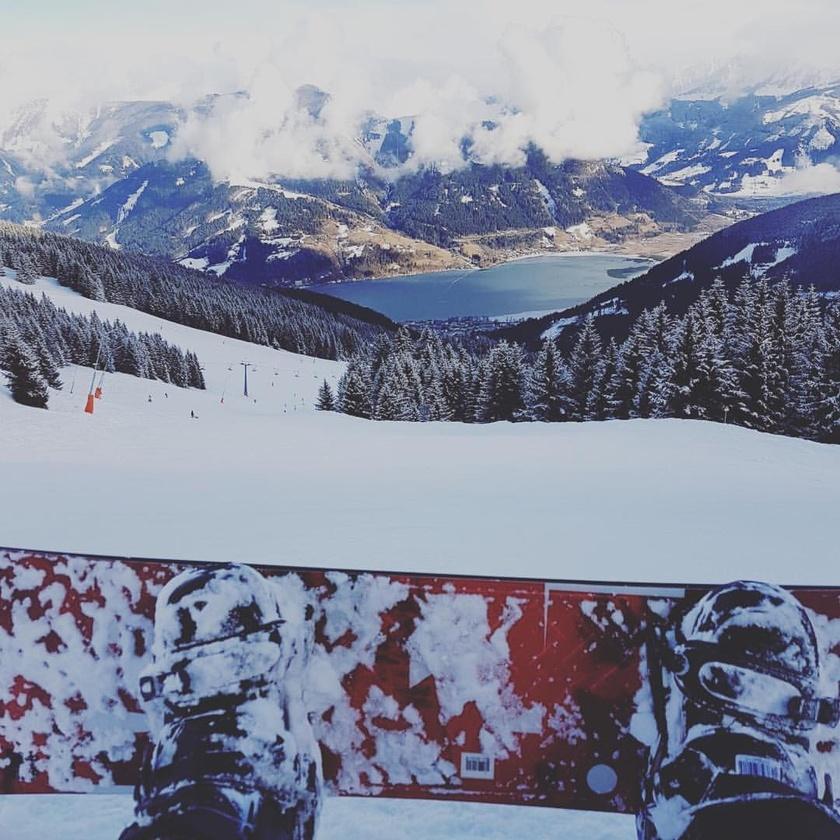
#> input picture images/zell_am_see_snowboarding.jpg, 840 x 840 px, shrunk from 1080 x 1080 before the run
$ python gotham.py   (older library calls are emulated)
#> lines starting #> are read from the running program, lines starting #| are printed output that depends on the picture
import skimage
from skimage import io, filters
# from skimage.viewer import ImageViewer
import numpy as np

print('Instagram Filter Remake: Gotham')
original_image = skimage.io.imread('images/zell_am_see_snowboarding.jpg')
#> original_image is the input picture: shape (840, 840, 3); mean R, G, B 132.9, 138, 155.9
original_image = skimage.util.img_as_float(original_image)


def split_image_into_channels(image):
    """Look at each image separately"""
    red_channel = image[:, :, 0]
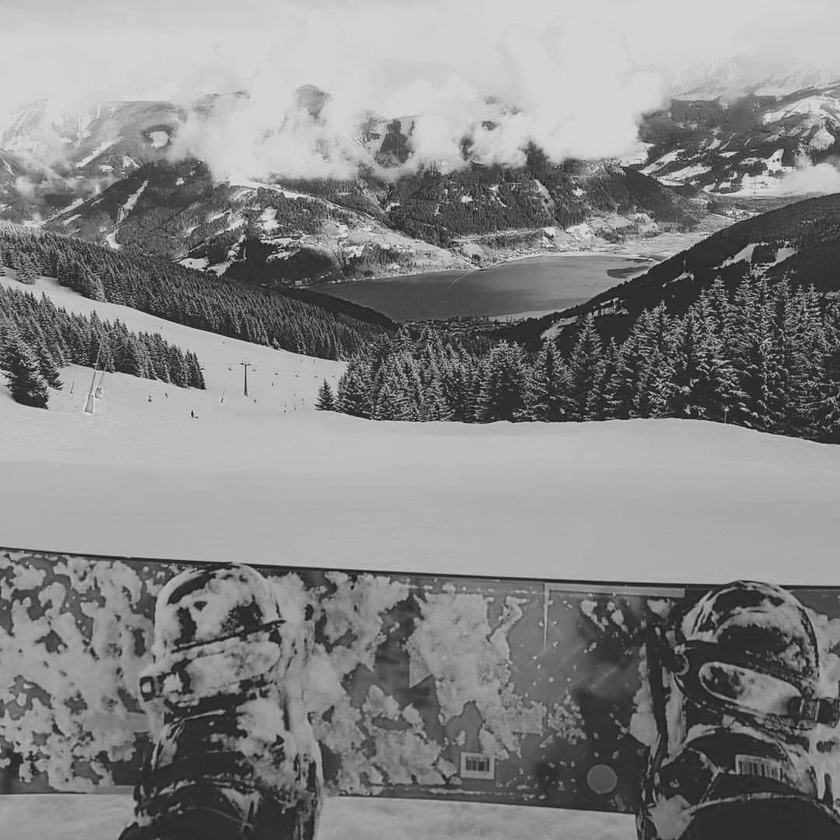
#> red_channel: shape (840, 840) float64; min 0, max 0.949, mean 0.521
    green_channel = image[:, :, 1]
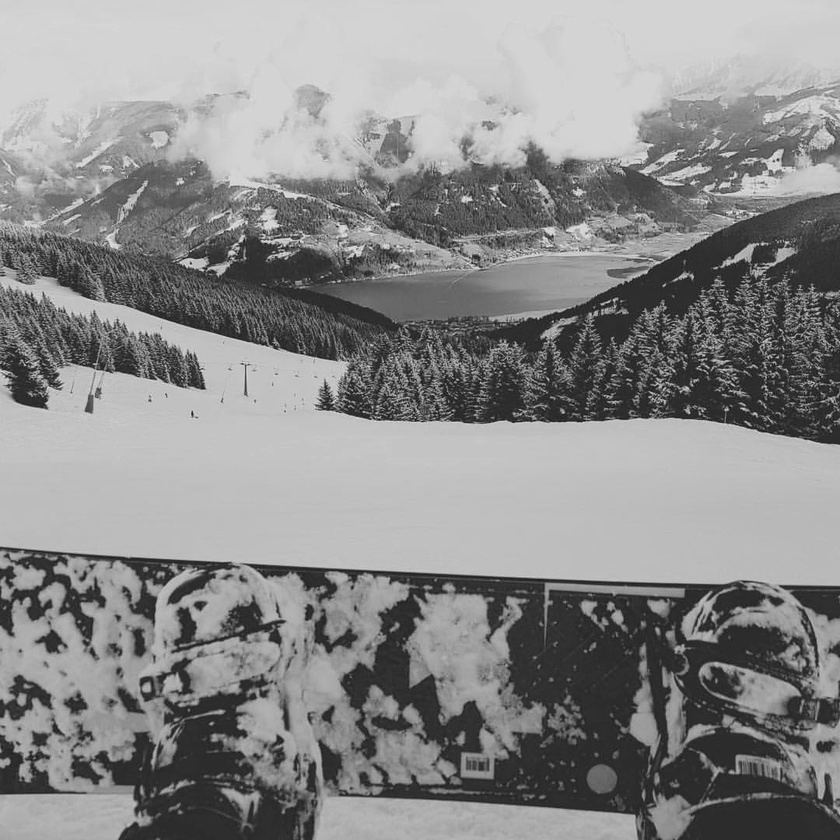
#> green_channel: shape (840, 840) float64; min 0.0275, max 0.941, mean 0.541
    blue_channel = image[:, :, 2]
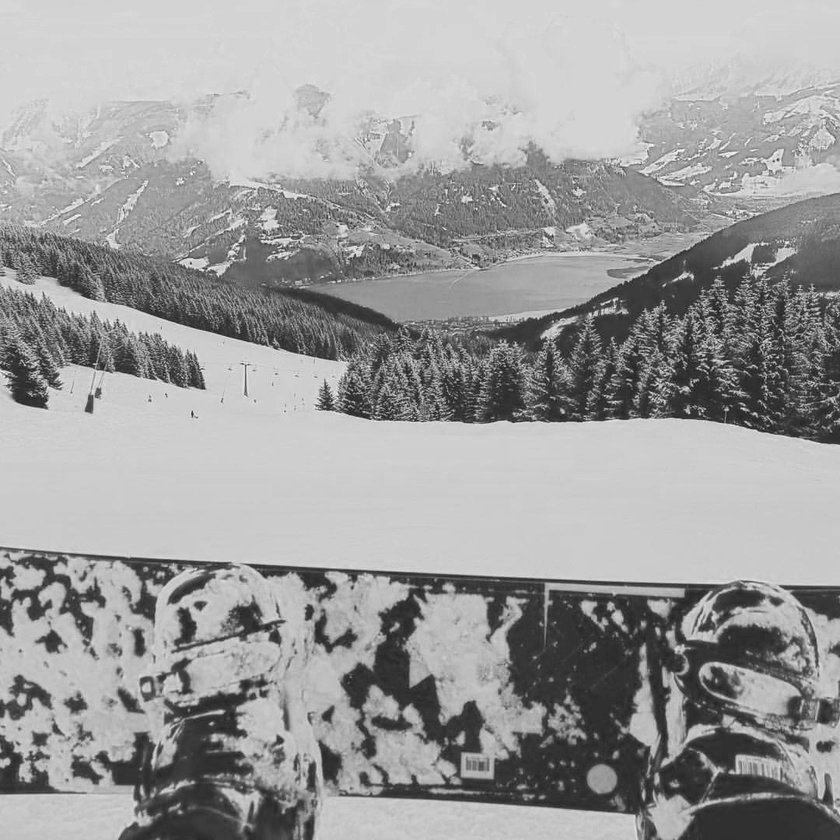
#> blue_channel: shape (840, 840) float64; min 0.0745, max 1, mean 0.611
    return red_channel, green_channel, blue_channel


def merge_channels(red, green, blue):
    """Merge channels back into an image"""
    return np.stack([red, green, blue], axis=2)

r, g, b = split_image_into_channels(original_image)
im = merge_channels(r, g, b)


def sharpen(image, a, b):
    """Sharpening an image: Blur and then subtract from original"""
    blurred = skimage.filters.gaussian_filter(image, sigma=10, multichannel=True)
    sharper = np.clip(image * a - blurred * b, 0, 1.0)
    return sharper


def channel_adjust(channel, values):
    # preserve the original size, so we can reconstruct at the end
    orig_size = channel.shape
#> orig_size = (840, 840)
    # flatten the image into a single array
    flat_channel = channel.flatten()

    # this magical numpy function takes the values in flat_channel
    # and maps it from its range in [0, 1] to its new squeezed and
    # stretched range
    adjusted = np.interp(flat_channel, np.linspace(0, 1, len(values)), values)

    # put back into the original image shape
    return adjusted.reshape(orig_size)
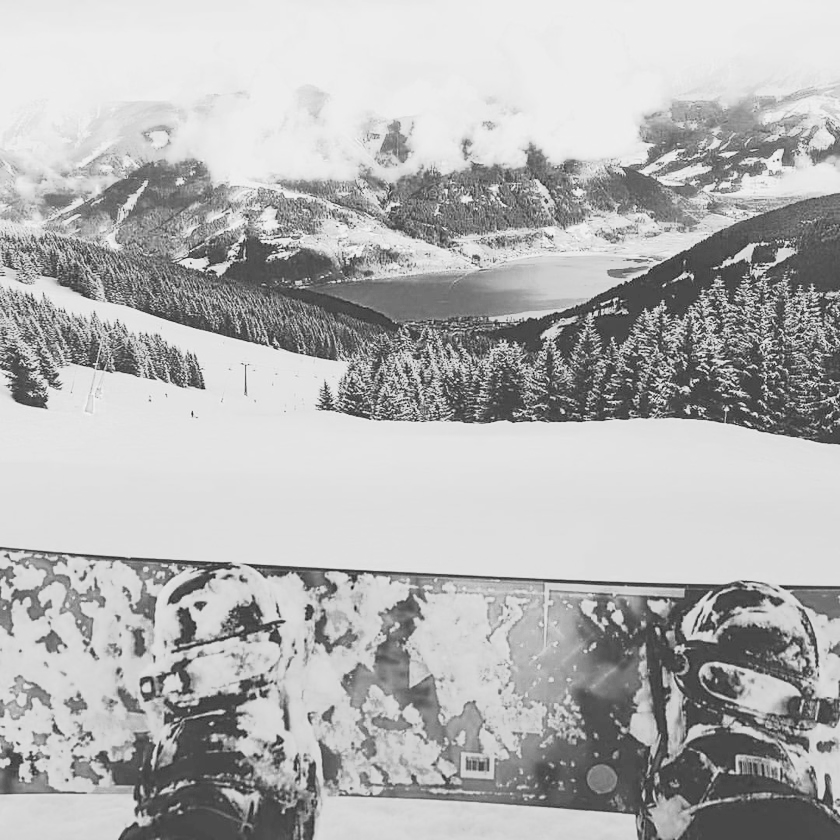
#> returned value: shape (840, 840) float64; min 0, max 0.98, mean 0.701

# 1. Colour channel adjustment example
r, g, b = split_image_into_channels(original_image)
r_interp = channel_adjust(r, [0, 0.8, 1.0])
red_channel_adj = merge_channels(r_interp, g, b)
#> in merge_channels (call 2), `return np.stack([red, green, blue], axis=2)`:
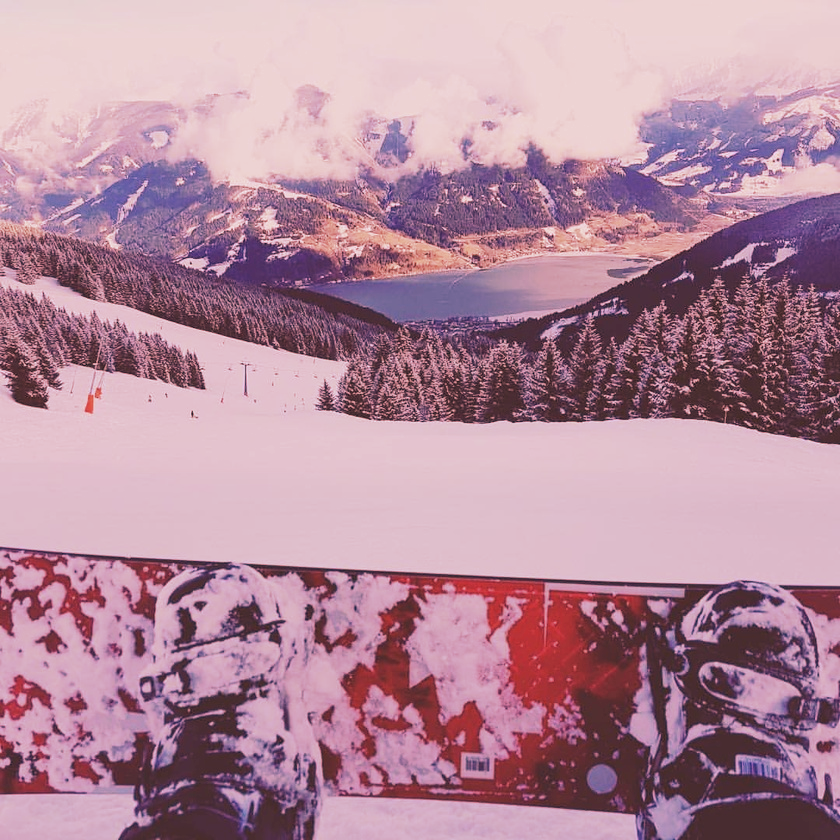
#> returned value: shape (840, 840, 3) float64; mean of channels 0, 1, 2 0.701, 0.541, 0.611; drawn as R, G, B
#> (the run stopped early here; a loop or call above may not have finished)
